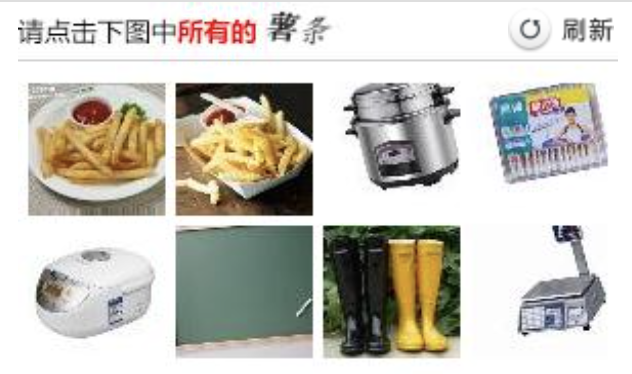
#> input picture chapter8/CaptchaPlatform/captcha2.png, 632 x 374 px
$ python captcha2.py
#> lines starting #> are read from the running program, lines starting #| are printed output that depends on the picture
from chaojiying import Chaojiying
# [17 lines of commented-out code are left out]
import cv2

image = cv2.imread('captcha2.png')
#> image is the input picture: shape (374, 632, 3); mean B, G, R 189.1, 197.2, 199.7
image = cv2.circle(image, (249, 170), radius=10, color=(0, 0, 255), thickness=-1)
image = cv2.circle(image, (118, 154), radius=10, color=(0, 0, 255), thickness=-1)
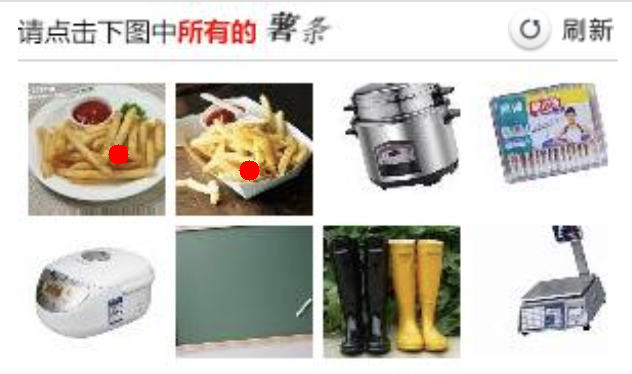
#> image: shape (374, 632, 3); mean B, G, R 188.9, 196.8, 199.9
cv2.imwrite('captcha2_label.png', image)

$ run again, with chapter8/CaptchaPlatform/captcha1.png copied over chapter8/CaptchaPlatform/captcha2.png
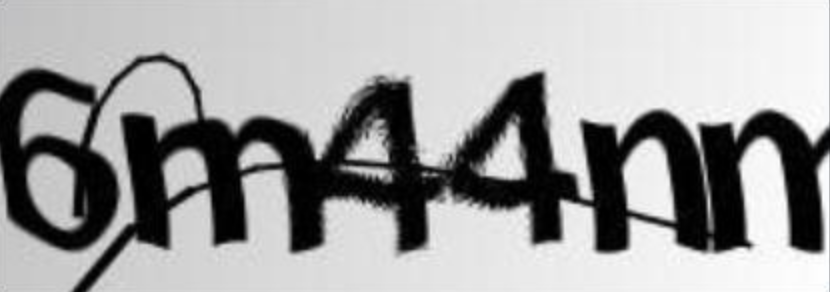
#> input picture chapter8/CaptchaPlatform/captcha1.png, 830 x 292 px
#> image is the input picture: shape (292, 830, 3); mean B, G, R 160.3, 160.3, 160.3
#> `image = cv2.circle(image, (118, 154), radius=10, color=(0, 0, 255), th..`:
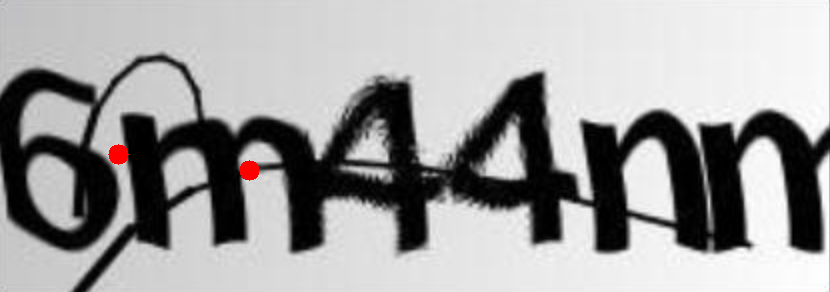
#> image: shape (292, 830, 3); mean B, G, R 159.9, 159.9, 160.5

$ run again, with chapter8/CaptchaPlatform/captcha3.png copied over chapter8/CaptchaPlatform/captcha2.png
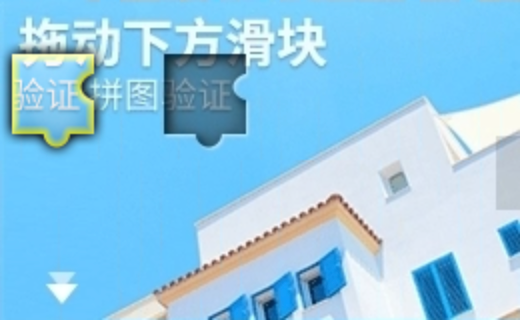
#> input picture chapter8/CaptchaPlatform/captcha3.png, 520 x 320 px
#> image is the input picture: shape (320, 520, 3); mean B, G, R 232.6, 201.6, 144.1
#> `image = cv2.circle(image, (118, 154), radius=10, color=(0, 0, 255), th..`:
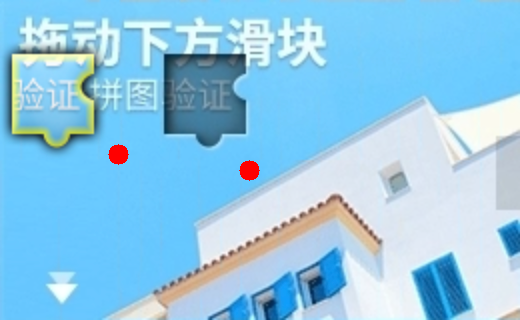
#> image: shape (320, 520, 3); mean B, G, R 231.6, 200.8, 144.7
